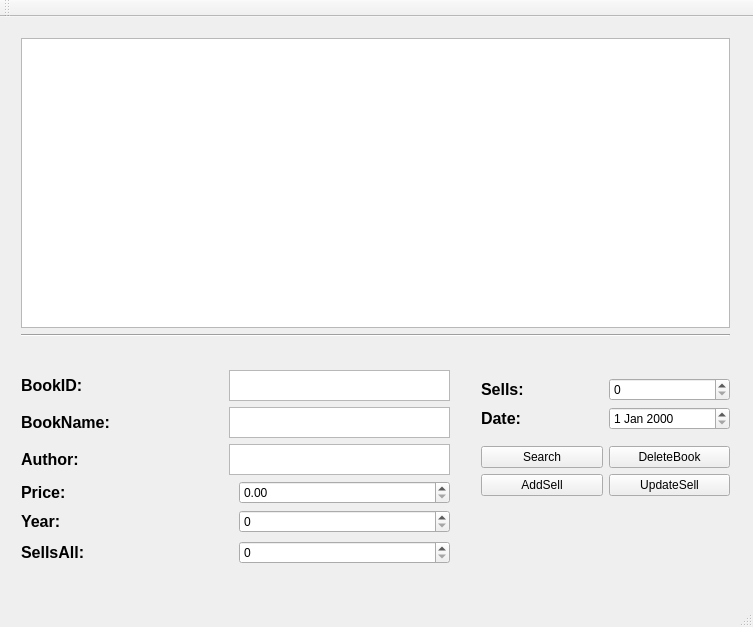
<?xml version="1.0" encoding="UTF-8"?>
<ui version="4.0">
 <class>MainWindow</class>
 <widget class="QMainWindow" name="MainWindow">
  <property name="geometry">
   <rect>
    <x>0</x>
    <y>0</y>
    <width>753</width>
    <height>627</height>
   </rect>
  </property>
  <property name="minimumSize">
   <size>
    <width>753</width>
    <height>627</height>
   </size>
  </property>
  <property name="maximumSize">
   <size>
    <width>753</width>
    <height>627</height>
   </size>
  </property>
  <property name="windowTitle">
   <string>BookManagement</string>
  </property>
  <widget class="QWidget" name="centralWidget">
   <widget class="QWidget" name="layoutWidget">
    <property name="geometry">
     <rect>
      <x>10</x>
      <y>10</y>
      <width>731</width>
      <height>321</height>
     </rect>
    </property>
    <layout class="QVBoxLayout" name="verticalLayout_4">
     <item>
      <widget class="QTableView" name="tableView"/>
     </item>
     <item>
      <widget class="Line" name="line">
       <property name="orientation">
        <enum>Qt::Horizontal</enum>
       </property>
      </widget>
     </item>
    </layout>
   </widget>
   <widget class="QWidget" name="layoutWidget_2">
    <property name="geometry">
     <rect>
      <x>470</x>
      <y>340</y>
      <width>271</width>
      <height>161</height>
     </rect>
    </property>
    <layout class="QVBoxLayout" name="verticalLayout_6">
     <item>
      <layout class="QVBoxLayout" name="verticalLayout_3">
       <item>
        <layout class="QHBoxLayout" name="horizontalLayout_7">
         <item>
          <widget class="QLabel" name="label_7">
           <property name="text">
            <string>&lt;html&gt;&lt;head/&gt;&lt;body&gt;&lt;p&gt;&lt;span style=&quot; font-size:12pt; font-weight:600;&quot;&gt;Sells:&lt;/span&gt;&lt;/p&gt;&lt;/body&gt;&lt;/html&gt;</string>
           </property>
          </widget>
         </item>
         <item>
          <widget class="QSpinBox" name="sellsSpinBox"/>
         </item>
        </layout>
       </item>
       <item>
        <layout class="QHBoxLayout" name="horizontalLayout_8">
         <item>
          <widget class="QLabel" name="label_8">
           <property name="text">
            <string>&lt;html&gt;&lt;head/&gt;&lt;body&gt;&lt;p&gt;&lt;span style=&quot; font-size:12pt; font-weight:600;&quot;&gt;Date:&lt;/span&gt;&lt;/p&gt;&lt;/body&gt;&lt;/html&gt;</string>
           </property>
          </widget>
         </item>
         <item>
          <widget class="QDateEdit" name="dateEdit"/>
         </item>
        </layout>
       </item>
      </layout>
     </item>
     <item>
      <layout class="QVBoxLayout" name="verticalLayout_5">
       <item>
        <layout class="QHBoxLayout" name="horizontalLayout_9">
         <item>
          <widget class="QPushButton" name="SearchButton">
           <property name="text">
            <string>Search</string>
           </property>
          </widget>
         </item>
         <item>
          <widget class="QPushButton" name="DeleteButton">
           <property name="text">
            <string>DeleteBook</string>
           </property>
          </widget>
         </item>
        </layout>
       </item>
       <item>
        <layout class="QHBoxLayout" name="horizontalLayout_10">
         <item>
          <widget class="QPushButton" name="AddButton">
           <property name="text">
            <string>AddSell</string>
           </property>
          </widget>
         </item>
         <item>
          <widget class="QPushButton" name="UpdateButton">
           <property name="text">
            <string>UpdateSell</string>
           </property>
          </widget>
         </item>
        </layout>
       </item>
      </layout>
     </item>
    </layout>
   </widget>
   <widget class="QWidget" name="layoutWidget_3">
    <property name="geometry">
     <rect>
      <x>10</x>
      <y>340</y>
      <width>451</width>
      <height>221</height>
     </rect>
    </property>
    <layout class="QVBoxLayout" name="verticalLayout_2">
     <item>
      <layout class="QVBoxLayout" name="verticalLayout">
       <item>
        <layout class="QHBoxLayout" name="horizontalLayout">
         <item>
          <widget class="QLabel" name="label">
           <property name="text">
            <string>&lt;html&gt;&lt;head/&gt;&lt;body&gt;&lt;p&gt;&lt;span style=&quot; font-size:12pt; font-weight:600;&quot;&gt;BookID:&lt;/span&gt;&lt;/p&gt;&lt;/body&gt;&lt;/html&gt;</string>
           </property>
          </widget>
         </item>
         <item>
          <widget class="QTextEdit" name="bookIDEdit">
           <property name="minimumSize">
            <size>
             <width>221</width>
             <height>31</height>
            </size>
           </property>
           <property name="maximumSize">
            <size>
             <width>221</width>
             <height>31</height>
            </size>
           </property>
          </widget>
         </item>
        </layout>
       </item>
       <item>
        <layout class="QHBoxLayout" name="horizontalLayout_2">
         <item>
          <widget class="QLabel" name="label_2">
           <property name="text">
            <string>&lt;html&gt;&lt;head/&gt;&lt;body&gt;&lt;p&gt;&lt;span style=&quot; font-size:12pt; font-weight:600;&quot;&gt;BookName:&lt;/span&gt;&lt;/p&gt;&lt;/body&gt;&lt;/html&gt;</string>
           </property>
          </widget>
         </item>
         <item>
          <widget class="QTextEdit" name="bookNameEdit">
           <property name="minimumSize">
            <size>
             <width>221</width>
             <height>31</height>
            </size>
           </property>
           <property name="maximumSize">
            <size>
             <width>221</width>
             <height>31</height>
            </size>
           </property>
          </widget>
         </item>
        </layout>
       </item>
       <item>
        <layout class="QHBoxLayout" name="horizontalLayout_3">
         <item>
          <widget class="QLabel" name="label_3">
           <property name="text">
            <string>&lt;html&gt;&lt;head/&gt;&lt;body&gt;&lt;p&gt;&lt;span style=&quot; font-size:12pt; font-weight:600;&quot;&gt;Author:&lt;/span&gt;&lt;/p&gt;&lt;/body&gt;&lt;/html&gt;</string>
           </property>
          </widget>
         </item>
         <item>
          <widget class="QTextEdit" name="authorEdit">
           <property name="minimumSize">
            <size>
             <width>221</width>
             <height>31</height>
            </size>
           </property>
           <property name="maximumSize">
            <size>
             <width>221</width>
             <height>31</height>
            </size>
           </property>
          </widget>
         </item>
        </layout>
       </item>
       <item>
        <layout class="QHBoxLayout" name="horizontalLayout_4">
         <item>
          <widget class="QLabel" name="label_6">
           <property name="text">
            <string>&lt;html&gt;&lt;head/&gt;&lt;body&gt;&lt;p&gt;&lt;span style=&quot; font-size:12pt; font-weight:600;&quot;&gt;Price:&lt;/span&gt;&lt;/p&gt;&lt;/body&gt;&lt;/html&gt;</string>
           </property>
          </widget>
         </item>
         <item>
          <widget class="QDoubleSpinBox" name="PriceDoubleSpinBox"/>
         </item>
        </layout>
       </item>
       <item>
        <layout class="QHBoxLayout" name="horizontalLayout_5">
         <item>
          <widget class="QLabel" name="label_4">
           <property name="text">
            <string>&lt;html&gt;&lt;head/&gt;&lt;body&gt;&lt;p&gt;&lt;span style=&quot; font-size:12pt; font-weight:600;&quot;&gt;Year:&lt;/span&gt;&lt;/p&gt;&lt;/body&gt;&lt;/html&gt;</string>
           </property>
          </widget>
         </item>
         <item>
          <widget class="QSpinBox" name="yearSpinBox">
           <property name="maximum">
            <number>5000</number>
           </property>
          </widget>
         </item>
        </layout>
       </item>
      </layout>
     </item>
     <item>
      <layout class="QHBoxLayout" name="horizontalLayout_6">
       <item>
        <widget class="QLabel" name="label_5">
         <property name="text">
          <string>&lt;html&gt;&lt;head/&gt;&lt;body&gt;&lt;p&gt;&lt;span style=&quot; font-size:12pt; font-weight:600;&quot;&gt;SellsAll:&lt;/span&gt;&lt;/p&gt;&lt;/body&gt;&lt;/html&gt;</string>
         </property>
        </widget>
       </item>
       <item>
        <widget class="QSpinBox" name="sellsAllSpinBox"/>
       </item>
      </layout>
     </item>
    </layout>
   </widget>
  </widget>
  <widget class="QMenuBar" name="menuBar">
   <property name="geometry">
    <rect>
     <x>0</x>
     <y>0</y>
     <width>753</width>
     <height>23</height>
    </rect>
   </property>
  </widget>
  <widget class="QToolBar" name="mainToolBar">
   <attribute name="toolBarArea">
    <enum>TopToolBarArea</enum>
   </attribute>
   <attribute name="toolBarBreak">
    <bool>false</bool>
   </attribute>
  </widget>
  <widget class="QStatusBar" name="statusBar"/>
 </widget>
 <layoutdefault spacing="6" margin="11"/>
 <resources/>
 <connections/>
</ui>
